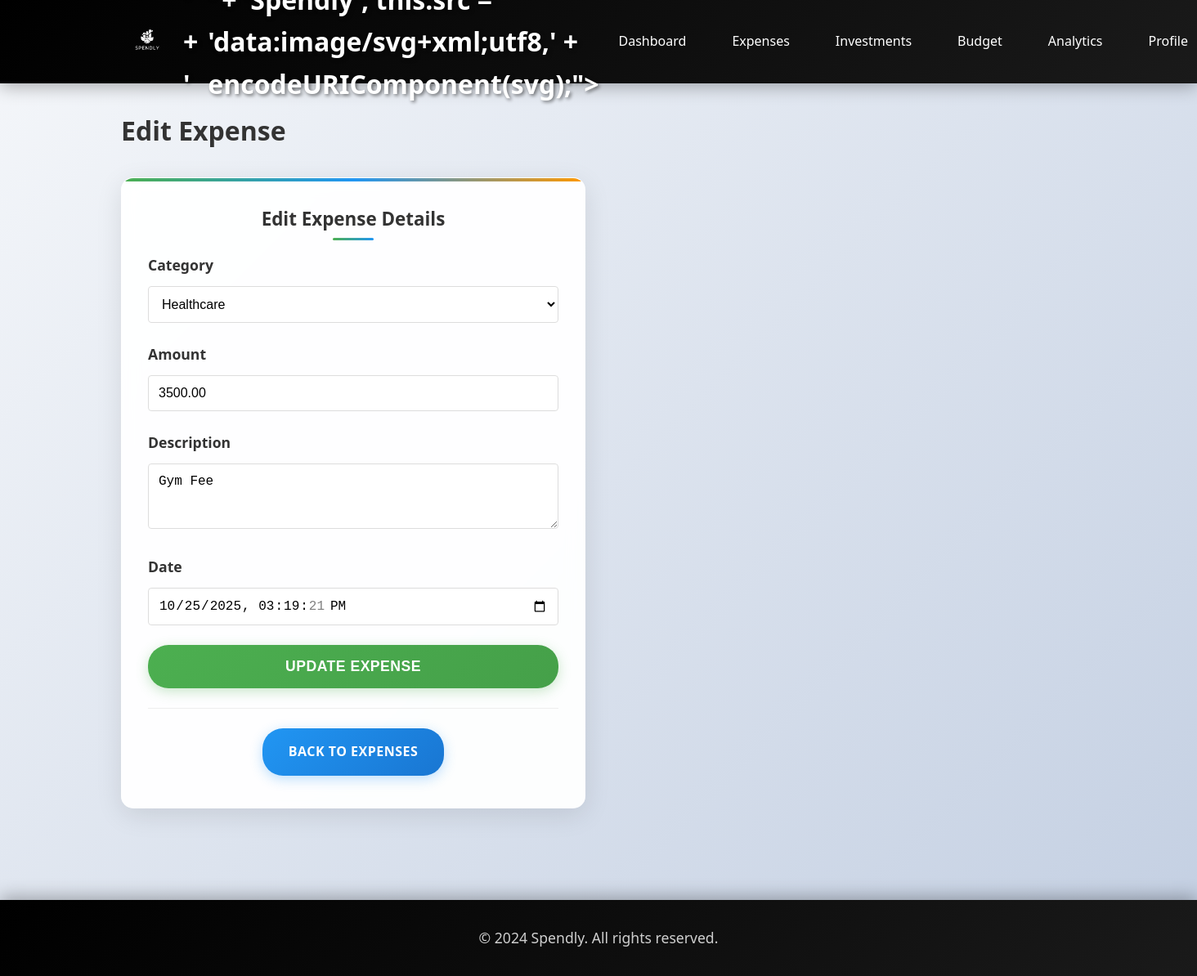
The app's page /expenses/edit/69/ (signed in) with its own data.
### budget/models.py (models this page shows, shortened)
class Expense(models.Model):
    CATEGORY_CHOICES = [
        ('Food', 'Food'),
        ('Transport', 'Transport'),
        ('Shopping', 'Shopping'),
        ('Bills', 'Bills'),
        ('Entertainment', 'Entertainment'),
        ('Healthcare', 'Healthcare'),
        ('Education', 'Education'),
        ('Other', 'Other'),
    ]
    user = models.ForeignKey(User, on_delete=models.CASCADE)
    category = models.CharField(max_length=20, choices=CATEGORY_CHOICES)
    amount = models.DecimalField(max_digits=10, decimal_places=2)
    description = models.TextField()
    date = models.DateTimeField(default=timezone.now)
    month_year = models.CharField(max_length=7, help_text="Format: YYYY-MM")
    created_at = models.DateTimeField(auto_now_add=True)
    class Meta:
        ordering = ['-date']

### budget/views.py (the view)
# urls.py: path('expenses/edit/<int:expense_id>/', views.edit_expense, name='edit_expense'),
@login_required
def edit_expense(request, expense_id):
    expense = get_object_or_404(Expense, id=expense_id, user=request.user)
    if request.method == 'POST':
        form = ExpenseForm(request.POST, instance=expense)
        if form.is_valid():
            form.save()
            messages.success(request, 'Expense updated successfully!')
            return redirect('expense_list')
    else:
        form = ExpenseForm(instance=expense)
    return render(request, 'budget/edit_expense.html', {'form': form, 'expense': expense})

### budget/forms.py
class ExpenseForm(forms.ModelForm):
    class Meta:
        model = Expense
        fields = ['category', 'amount', 'description', 'date']
        widgets = {
            'category': forms.Select(attrs={
                'class': 'form-control'
            }),
            'amount': forms.NumberInput(attrs={
                'class': 'form-control',
                'placeholder': 'Enter amount',
                'step': '0.01',
                'min': '0'
            }),
            'description': forms.Textarea(attrs={
                'class': 'form-control',
                'rows': 3,
                'placeholder': 'Enter description'
            }),
            'date': forms.DateTimeInput(attrs={
                'class': 'form-control',
                'type': 'datetime-local'
            })
        }
    def __init__(self, *args, **kwargs):
        super().__init__(*args, **kwargs)
        if not self.instance.pk:
            from django.utils import timezone
            self.fields['date'].initial = timezone.now()

### budget/context_processors.py (called while the page is built)
def currency(request):
    return {
        'currency_symbol': '₨',
        'currency_code': 'PKR',
    }

### budget/templates/budget/edit_expense.html (shortened to what this page needs)
{% extends 'budget/base.html' %}
{% block content %}
<div class="row">
    <div class="col-12">
        <h1 style="margin-bottom: 2rem; color: #333;">Edit Expense</h1>
    </div>
</div>
<div class="row justify-content-center">
    <div class="col-6">
        <div class="card">
            <div class="card-header">Edit Expense Details</div>
            <form method="post">
                <div class="form-group">
                    <label class="form-label" for="{{ form.category.id_for_label }}">Category</label>
                    {{ form.category }}
                </div>
                <div class="form-group">
                    <label class="form-label" for="{{ form.amount.id_for_label }}">Amount</label>
                    {{ form.amount }}
                </div>
                <div class="form-group">
                    <label class="form-label" for="{{ form.description.id_for_label }}">Description</label>
                    {{ form.description }}
                </div>
                <div class="form-group">
                    <label class="form-label" for="{{ form.date.id_for_label }}">Date</label>
                    {{ form.date }}
                </div>
                <div class="form-group">
                    <button type="submit" class="btn btn-primary" style="width: 100%; padding: 1rem; font-size: 1.1rem;">
                        Update Expense
                    </button>
                </div>
            </form>
            <div class="text-center" style="margin-top: 1.5rem; padding-top: 1.5rem; border-top: 1px solid #eee;">
                <a href="{% url 'expense_list' %}" class="btn btn-secondary">Back to Expenses</a>
            </div>
        </div>
    </div>
</div>
{% endblock %}

### budget/templates/budget/base.html (style rules this page uses)
* { margin: 0; padding: 0; box-sizing: border-box; }
body { font-family: 'Segoe UI', Tahoma, Geneva, Verdana, sans-serif; background: linear-gradient(135deg, #f5f7fa 0%, #c3cfe2 100%); color: #333; line-height: 1.6; min-height: 100vh; }
.card { background: rgba(255, 255, 255, 0.95); border-radius: 15px; box-shadow: 0 8px 32px rgba(0,0,0,0.1); padding: 2rem; margin-bottom: 2rem; backdrop-filter: blur(10px); border: 1px solid rgba(255, 255, 255, 0.2); transition: all 0.3s ease; position: relative; overflow: hidden; }
.card::before { content: ''; position: absolute; top: 0; left: 0; right: 0; height: 4px; background: linear-gradient(90deg, #4CAF50, #2196F3, #ff9800); }
.card-header { font-size: 1.4rem; font-weight: 700; margin-bottom: 1.5rem; color: #333; text-align: center; position: relative; }
.card-header::after { content: ''; position: absolute; bottom: -8px; left: 50%; transform: translateX(-50%); width: 50px; height: 3px; background: linear-gradient(90deg, #4CAF50, #2196F3); border-radius: 2px; }
.form-group { margin-bottom: 1.5rem; position: relative; }
.form-label { display: block; margin-bottom: 0.75rem; font-weight: 600; color: #333; font-size: 1.1rem; }
.form-control { width: 100%; padding: 1rem 1.25rem; border: 2px solid #e1e5e9; border-radius: 10px; font-size: 1rem; transition: all 0.3s ease; background: rgba(255, 255, 255, 0.9); }
.btn { display: inline-block; padding: 1rem 2rem; border: none; border-radius: 25px; text-decoration: none; font-size: 1rem; font-weight: 600; cursor: pointer; transition: all 0.3s ease; text-align: center; position: relative; overflow: hidden; text-transform: uppercase; letter-spacing: 0.5px; }
.btn::before { content: ''; position: absolute; top: 0; left: -100%; width: 100%; height: 100%; background: linear-gradient(90deg, transparent, rgba(255,255,255,0.2), transparent); transition: left 0.5s; }
.btn-primary { background: linear-gradient(135deg, #4CAF50, #45a049); color: white; box-shadow: 0 4px 15px rgba(76, 175, 80, 0.3); }
.btn-secondary { background: linear-gradient(135deg, #2196F3, #1976D2); color: white; box-shadow: 0 4px 15px rgba(33, 150, 243, 0.3); }
.row { display: flex; flex-wrap: wrap; margin: 0 -1rem; }
.col-6 { flex: 0 0 50%; padding: 0 1rem; }
.col-12 { flex: 0 0 100%; padding: 0 1rem; }
.text-center { text-align: center; }

### budget/templates/budget/edit_expense.html (style rules this page uses)
.form-control { border: 1px solid #ddd; border-radius: 4px; padding: 0.75rem; font-size: 1rem; width: 100%; transition: border-color 0.3s; }

### records on screen
Expense: category "Healthcare", amount "3500.00", description "Gym Fee", date "10/25/2025 15:19:21"
